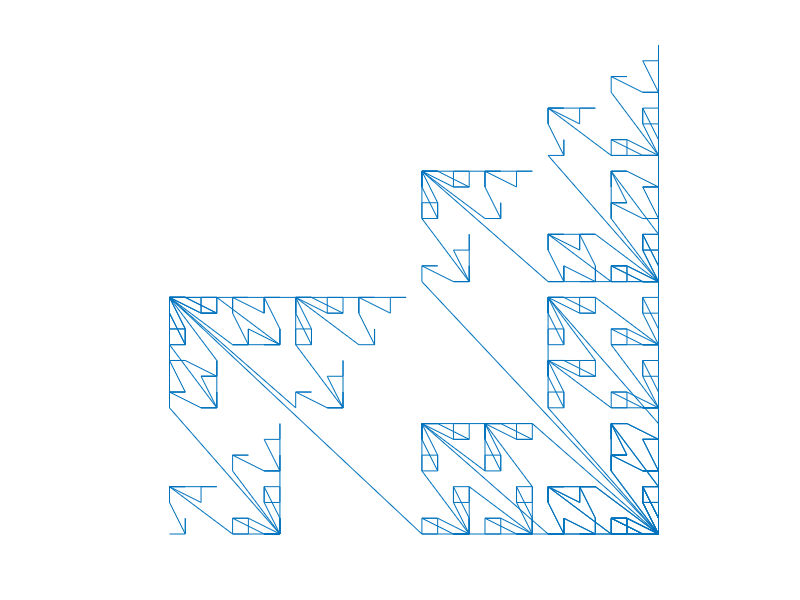

MATLAB code to generate this figure:
function [x,y]=hilbert_curve(order)
% HILBERT_CURVE Space-filling curve [0,1]->[0,1]^2
if nargin<1, order=5; end
  function [x,y]=rec(o,x0,y0,xi,xj,yi,yj)
    if o<=0, x=x0+(xi+yi)/2; y=y0+(xj+yj)/2; return; end
    [x1,y1]=rec(o-1,x0,y0,yi/2,yj/2,xi/2,xj/2);
    [x2,y2]=rec(o-1,x0+xi/2,y0+xj/2,xi/2,xj/2,yi/2,yj/2);
    [x3,y3]=rec(o-1,x0+xi/2+yi/2,y0+xj/2+yj/2,xi/2,xj/2,yi/2,yj/2);
    [x4,y4]=rec(o-1,x0+xi+yi/2,y0+xj+yj/2,-yi/2,-yj/2,-xi/2,-xj/2);
    x=[x1 x2 x3 x4]; y=[y1 y2 y3 y4];
  end
[x,y]=rec(order,0,0,1,0,0,1); plot(x,y,'-'); axis equal off;
fprintf('Hilbert order %d points %d\n',order,length(x));
end
